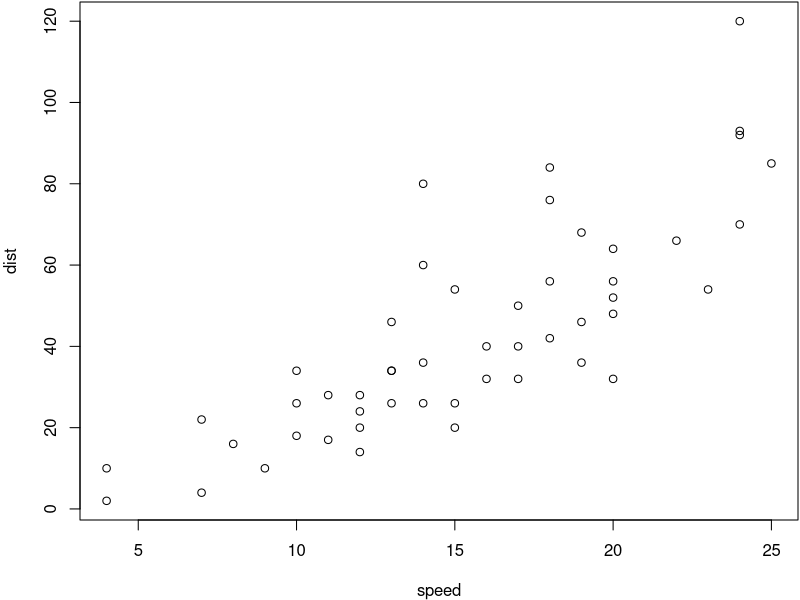
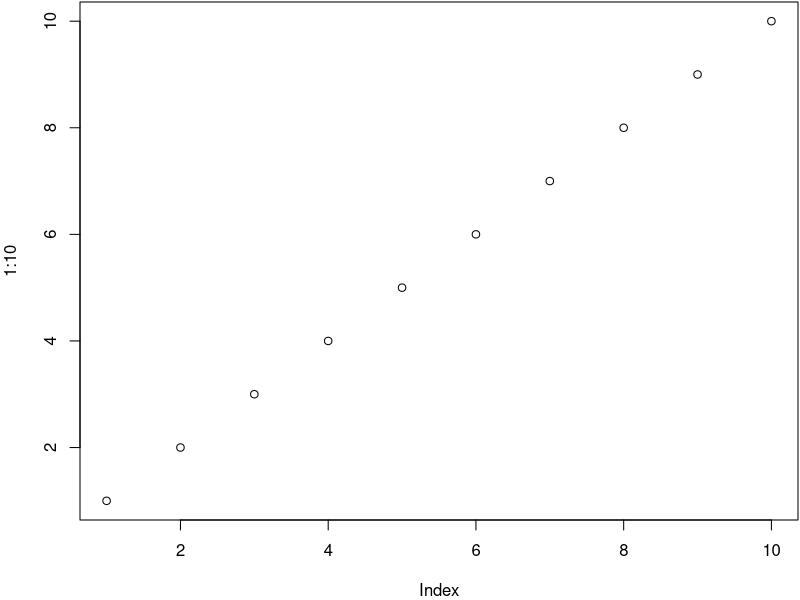
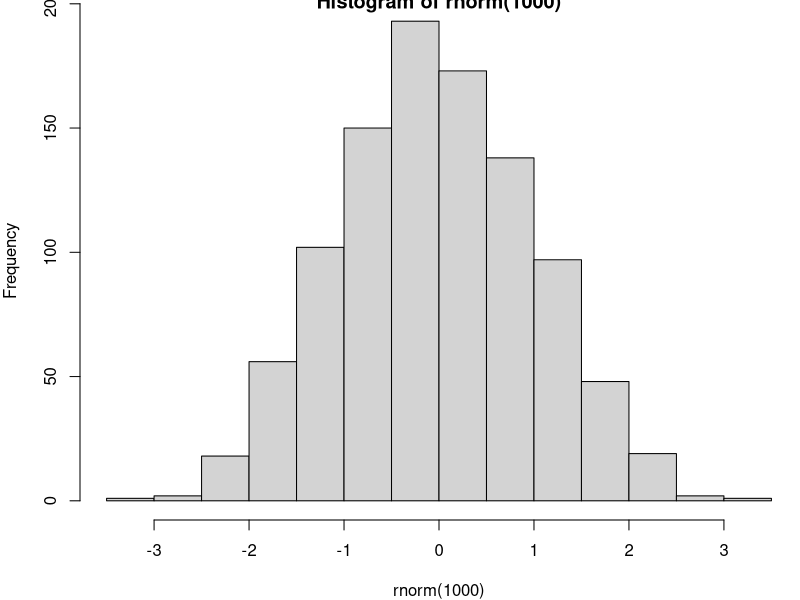

Here is the R script that generated these plots, in order:
## ---- chunk 1
summary(cars)

## ---- chunk 2
hallo <- 1+1
1+1
par(mar = c(4, 4, 0.1, 0.1), omi = c(0, 0, 0, 0))
plot(cars)
## ---- chunk 3
plot(1:10)
hist(rnorm(1000))
